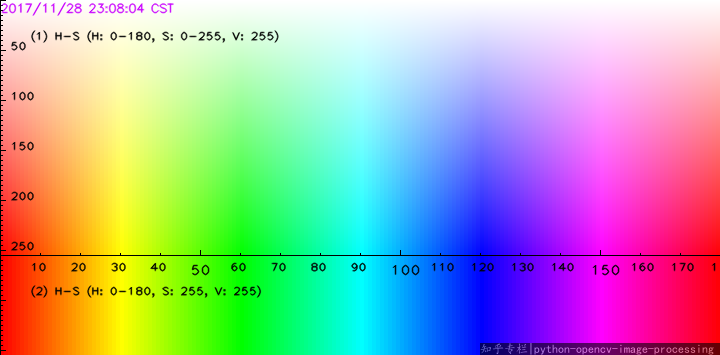
//> input picture ColourSpectrum.png, 720 x 355 px
$ ./Sobel_Demo ../ColourSpectrum.png   (built with g++ and OpenCV 4)
//> lines starting //> are read from the running program, lines starting //| are printed output that depends on the picture
/**
 * @file Sobel_Demo.cpp
 * @brief Sample code uses Sobel or Scharr OpenCV functions for edge detection
 * @author OpenCV team
 */

#include "opencv2/imgproc.hpp"
#include "opencv2/imgcodecs.hpp"
#include "opencv2/highgui.hpp"

#include <iostream>

using namespace cv;
using namespace std;

/**
 * @function main
 */
int main( int argc, char** argv )
{
  cv::CommandLineParser parser(argc, argv,
                               "{@input   |../data/lena.jpg|input image}"
                               "{ksize   k|1|ksize (hit 'K' to increase its value)}"
                               "{scale   s|1|scale (hit 'S' to increase its value)}"
                               "{delta   d|0|delta (hit 'D' to increase its value)}"
                               "{help    h|false|show help message}");

  cout << "The sample uses Sobel or Scharr OpenCV functions for edge detection\n\n";
  parser.printMessage();
  cout << "\nPress 'ESC' to exit program.\nPress 'R' to reset values ( ksize will be -1 equal to Scharr function )";

  //![variables]
  // First we declare the variables we are going to use
  Mat image,src, src_gray;
  Mat grad;
  const String window_name = "Sobel Demo - Simple Edge Detector";
  int ksize = parser.get<int>("ksize");
  int scale = parser.get<int>("scale");
  int delta = parser.get<int>("delta");
  int ddepth = CV_16S;
  //![variables]

  //![load]
  String imageName = parser.get<String>("@input");
  // As usual we load our source image (src)
  image = imread( imageName, IMREAD_COLOR ); // Load an image
//> image is the input picture: 355 rows x 720 cols, CV_8UC3; mean B, G, R 170.7, 171.1, 169.8

  // Check if image is loaded fine
  if( image.empty() )
  {
    printf("Error opening image: %s\n", imageName.c_str());
    return 1;
  }
  //![load]

  for (;;)
  {
    //![reduce_noise]
    // Remove noise by blurring with a Gaussian filter ( kernel size = 3 )
    GaussianBlur(image, src, Size(3, 3), 0, 0, BORDER_DEFAULT);
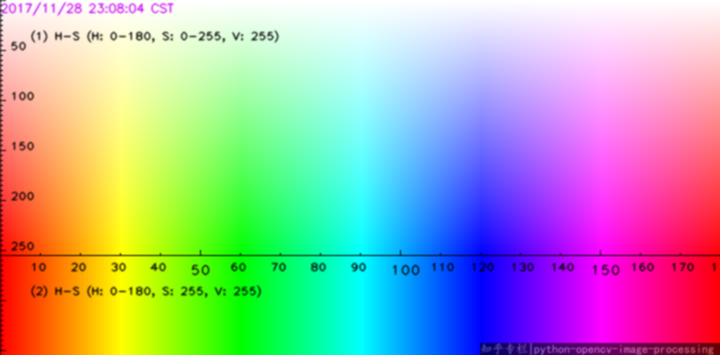
//> src: 355 rows x 720 cols, CV_8UC3; mean B, G, R 170.8, 171.2, 169.9
    //![reduce_noise]

    //![convert_to_gray]
    // Convert the image to grayscale
    cvtColor(src, src_gray, COLOR_BGR2GRAY);
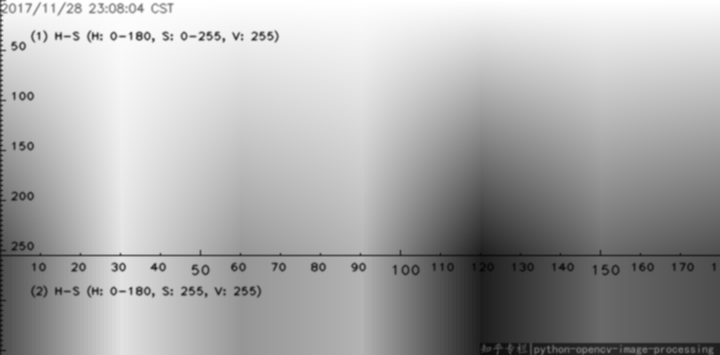
//> src_gray: 355 rows x 720 cols, CV_8UC1; min 8, max 255, mean 170.7
    //![convert_to_gray]

    //![sobel]
    /// Generate grad_x and grad_y
    Mat grad_x, grad_y;
    Mat abs_grad_x, abs_grad_y;

    /// Gradient X
    Sobel(src_gray, grad_x, ddepth, 1, 0, ksize, scale, delta, BORDER_DEFAULT);
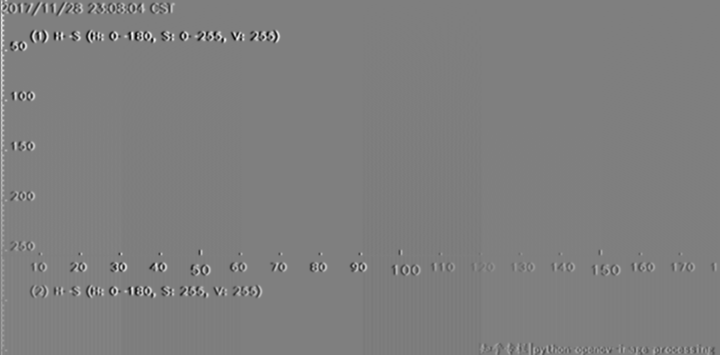
//> grad_x: 355 rows x 720 cols, CV_16SC1; min -153, max 154, mean 0.2; drawn with min black and max white

    /// Gradient Y
    Sobel(src_gray, grad_y, ddepth, 0, 1, ksize, scale, delta, BORDER_DEFAULT);
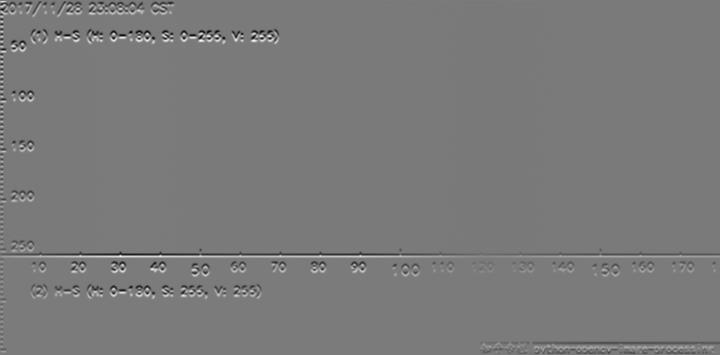
//> grad_y: 355 rows x 720 cols, CV_16SC1; min -145, max 155, mean -0.8; drawn with min black and max white
    //![sobel]

    //![convert]
    // converting back to CV_8U
    convertScaleAbs(grad_x, abs_grad_x);
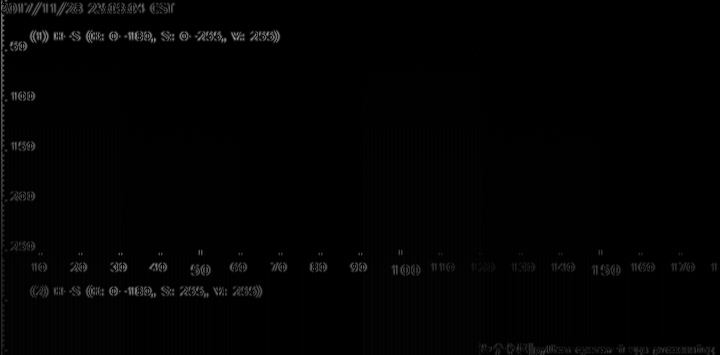
//> abs_grad_x: 355 rows x 720 cols, CV_8UC1; min 0, max 154, mean 2.8
    convertScaleAbs(grad_y, abs_grad_y);
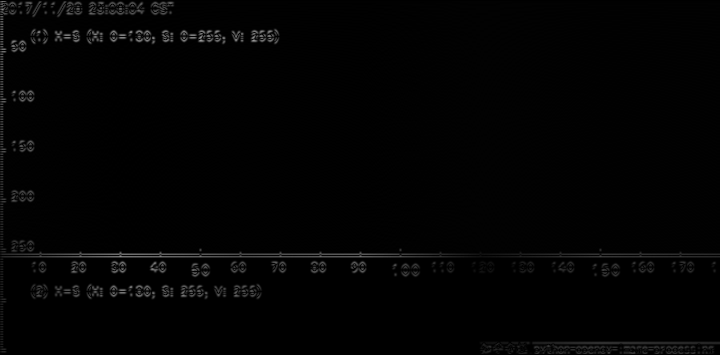
//> abs_grad_y: 355 rows x 720 cols, CV_8UC1; min 0, max 155, mean 3.1
    //![convert]

    //![blend]
    /// Total Gradient (approximate)
    addWeighted(abs_grad_x, 0.5, abs_grad_y, 0.5, 0, grad);
    //![blend]

    //![display]
    imshow(window_name, grad);
    char key = (char)waitKey(0);
//> the Esc key is pressed
    //![display]

    if(key == 27)
    {
      return 0;
//> (the program exits here)
